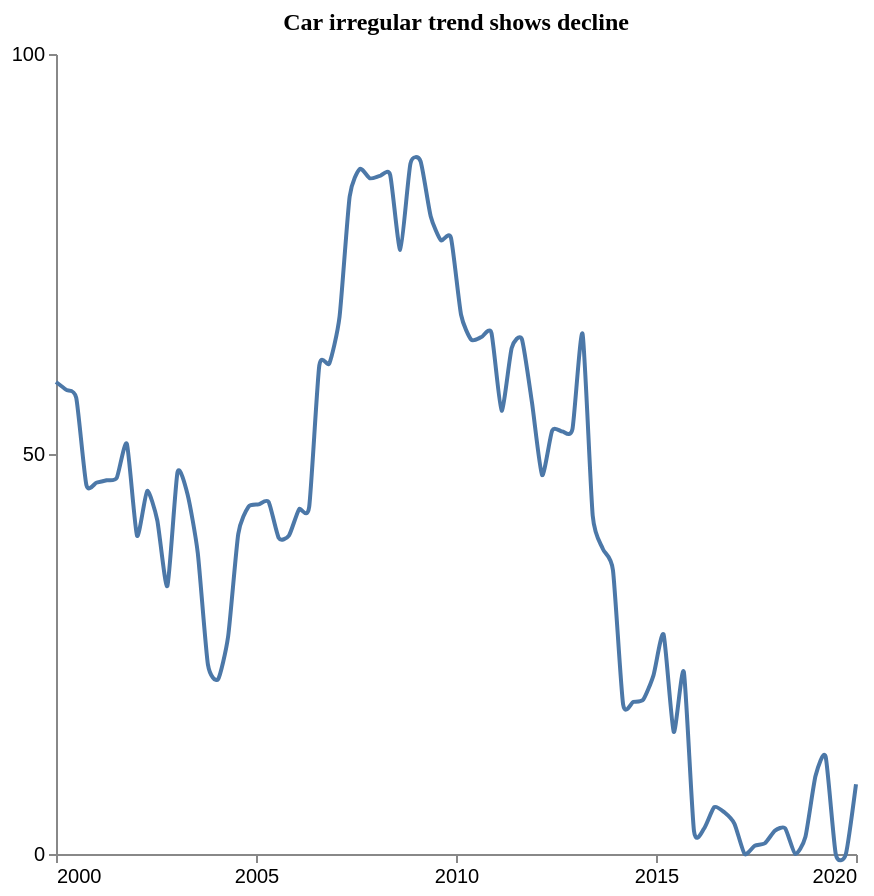

Here is the Vega-Lite specification saved for this chart:
### Vega-Lite specification from a JSON file in a GitHub repository (floating-point values rounded to 4 significant figures)
{"$schema": "https://vega.github.io/schema/vega-lite/v5.json", "description": "Pattern: Irregular", "data": {"values": [{"X": 2000.0, "Y": 59.0}, {"X": 2000.0, "Y": 58.03}, {"X": 2001.0, "Y": 57.01}, {"X": 2001.0, "Y": 46.12}, {"X": 2001.0, "Y": 46.42}, {"X": 2001.0, "Y": 46.72}, {"X": 2002.0, "Y": 47.02}, {"X": 2002.0, "Y": 51.26}, {"X": 2002.0, "Y": 39.8}, {"X": 2002.0, "Y": 45.37}, {"X": 2003.0, "Y": 41.72}, {"X": 2003.0, "Y": 33.49}, {"X": 2003.0, "Y": 47.71}, {"X": 2003.0, "Y": 44.91}, {"X": 2004.0, "Y": 37.63}, {"X": 2004.0, "Y": 23.71}, {"X": 2004.0, "Y": 21.83}, {"X": 2004.0, "Y": 27.22}, {"X": 2005.0, "Y": 40.02}, {"X": 2005.0, "Y": 43.4}, {"X": 2005.0, "Y": 43.7}, {"X": 2005.0, "Y": 44.0}, {"X": 2006.0, "Y": 39.49}, {"X": 2006.0, "Y": 39.79}, {"X": 2006.0, "Y": 43.08}, {"X": 2006.0, "Y": 43.38}, {"X": 2007.0, "Y": 61.05}, {"X": 2007.0, "Y": 61.35}, {"X": 2007.0, "Y": 67.15}, {"X": 2007.0, "Y": 82.2}, {"X": 2008.0, "Y": 85.64}, {"X": 2008.0, "Y": 84.46}, {"X": 2008.0, "Y": 84.76}, {"X": 2008.0, "Y": 84.89}, {"X": 2009.0, "Y": 75.52}, {"X": 2009.0, "Y": 86.3}, {"X": 2009.0, "Y": 86.6}, {"X": 2009.0, "Y": 79.73}, {"X": 2010.0, "Y": 76.73}, {"X": 2010.0, "Y": 77.03}, {"X": 2010.0, "Y": 67.41}, {"X": 2010.0, "Y": 64.3}, {"X": 2011.0, "Y": 64.6}, {"X": 2011.0, "Y": 65.13}, {"X": 2011.0, "Y": 55.41}, {"X": 2011.0, "Y": 63.25}, {"X": 2012.0, "Y": 64.37}, {"X": 2012.0, "Y": 56.46}, {"X": 2012.0, "Y": 47.37}, {"X": 2012.0, "Y": 52.94}, {"X": 2013.0, "Y": 52.82}, {"X": 2013.0, "Y": 53.12}, {"X": 2013.0, "Y": 65.01}, {"X": 2013.0, "Y": 42.29}, {"X": 2014.0, "Y": 38.14}, {"X": 2014.0, "Y": 35.48}, {"X": 2014.0, "Y": 18.72}, {"X": 2014.0, "Y": 19.02}, {"X": 2015.0, "Y": 19.32}, {"X": 2015.0, "Y": 22.34}, {"X": 2015.0, "Y": 27.44}, {"X": 2015.0, "Y": 15.27}, {"X": 2016.0, "Y": 22.75}, {"X": 2016.0, "Y": 2.887}, {"X": 2016.0, "Y": 3.187}, {"X": 2016.0, "Y": 5.852}, {"X": 2017.0, "Y": 5.212}, {"X": 2017.0, "Y": 3.778}, {"X": 2017.0, "Y": 0.0}, {"X": 2017.0, "Y": 1.042}, {"X": 2018.0, "Y": 1.342}, {"X": 2018.0, "Y": 2.92}, {"X": 2018.0, "Y": 3.22}, {"X": 2018.0, "Y": 0.0}, {"X": 2019.0, "Y": 2.115}, {"X": 2019.0, "Y": 9.738}, {"X": 2019.0, "Y": 12.17}, {"X": 2019.0, "Y": 0.0}, {"X": 2020.0, "Y": 0.0}, {"X": 2020.0, "Y": 8.706}]}, "mark": {"type": "line", "interpolate": "cardinal", "tension": 0.4}, "encoding": {"x": {"field": "X", "type": "quantitative", "title": "", "axis": {"grid": false, "format": "d", "values": [2000, 2005, 2010, 2015, 2020], "tickSize": 4}, "scale": {"domain": [2000, 2020]}}, "y": {"field": "Y", "type": "quantitative", "title": "", "axis": {"grid": false, "format": "d", "values": [0, 50, 100], "tickSize": 4, "tickOpacity": 1}, "scale": {"domain": [0, 100]}}}, "title": {"text": "Car irregular trend shows decline", "anchor": "middle", "font": "Tahoma", "fontSize": 12}, "config": {"lineBreak": "^", "view": {"stroke": null}}, "height": 400, "width": 400, "autosize": "pad"}
